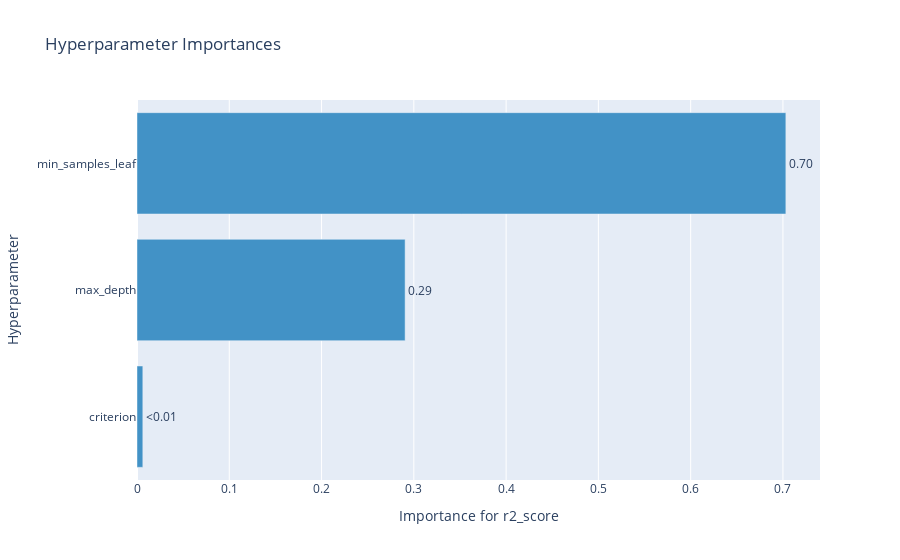

Notebook code for this chart:
### Markdown cell above
Optuna позволяет оценить, оптимизация каких гиперпараметров позволяет внести больший вклад в улучшение метрики. Построим визуализацию штатными средствами Optuna:

### Code cell
optuna.visualization.plot_param_importances(study, target_name="r2_score")

### Figure 1 — Plotly figure (JSON) as saved in the notebook; plotly's stock layout.template omitted (floating-point values rounded to 4 significant figures)
{"data": [{"cliponaxis": false, "hovertemplate": ["criterion (CategoricalDistribution): 0.006303627802388849<extra></extra>", "max_depth (IntDistribution): 0.29054371775902277<extra></extra>", "min_samples_leaf (IntDistribution): 0.7031526544385884<extra></extra>"], "marker": {"color": "rgb(66,146,198)"}, "orientation": "h", "text": ["<0.01", "0.29", "0.70"], "textposition": "outside", "type": "bar", "x": [0.006304, 0.2905, 0.7032], "y": ["criterion", "max_depth", "min_samples_leaf"]}], "layout": {"showlegend": false, "title": {"text": "Hyperparameter Importances"}, "xaxis": {"title": {"text": "Importance for r2_score"}}, "yaxis": {"title": {"text": "Hyperparameter"}}}}
